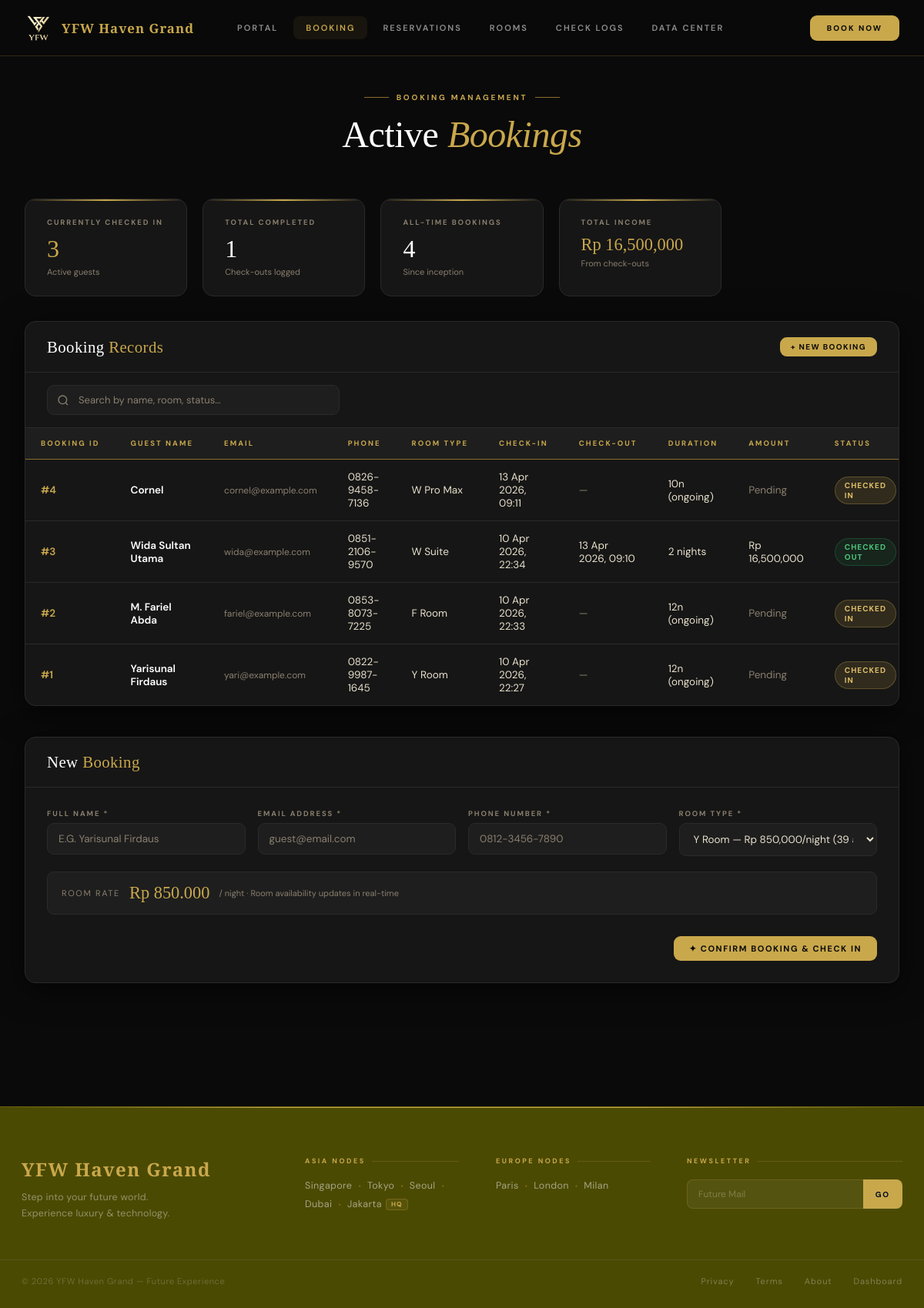
/index.php?page=booking, run on the app's committed database.
### tables this page shows
CREATE TABLE `bookings` (
  `booking_id`  INT(11)     NOT NULL AUTO_INCREMENT,
  `guest_id`    INT(11)     NOT NULL,
  `room_id`     INT(11)     NOT NULL,
  `check_in`    DATETIME    NOT NULL DEFAULT current_timestamp(),
  `check_out`   DATETIME    DEFAULT NULL,
  `status`      VARCHAR(50) NOT NULL DEFAULT 'Checked In',
  `created_at`  TIMESTAMP   NOT NULL DEFAULT current_timestamp(),
  PRIMARY KEY (`booking_id`),
  KEY `fk_booking_guest` (`guest_id`),
  KEY `fk_booking_room`  (`room_id`),
  CONSTRAINT `fk_booking_guest` FOREIGN KEY (`guest_id`) REFERENCES `guests` (`guest_id`),
  CONSTRAINT `fk_booking_room`  FOREIGN KEY (`room_id`)  REFERENCES `rooms`  (`room_id`)
);

CREATE TABLE `guests` (
  `guest_id`   INT(11)      NOT NULL AUTO_INCREMENT,
  `guest_name` VARCHAR(100) NOT NULL,
  `email`      VARCHAR(150) DEFAULT NULL,
  `phone`      VARCHAR(25)  NOT NULL,
  `created_at` TIMESTAMP    NOT NULL DEFAULT current_timestamp(),
  PRIMARY KEY (`guest_id`)
);

CREATE TABLE `rooms` (
  `room_id`         INT(11)       NOT NULL AUTO_INCREMENT,
  `room_type`       VARCHAR(50)   NOT NULL,
  `price`           INT(11)       NOT NULL,
  `total_rooms`     INT(11)       NOT NULL DEFAULT 5,
  `available_rooms` INT(11)       NOT NULL DEFAULT 5,
  PRIMARY KEY (`room_id`)
);

### pages/booking.php (the view, shortened to what this page needs)
<?php include "config/db.php"; ?>
<link rel="stylesheet" href="assets/css/dashboard.css">
<link rel="stylesheet" href="assets/css/navbar.css">
<div class="page-wrap">
  <div class="page-header">
    <div class="page-eyebrow">Booking Management</div>
    <h1 class="page-title">Active <em>Bookings</em></h1>
  </div>
  <?php
  $statsQ = $conn->query("
    SELECT
      COUNT(CASE WHEN status='Checked In'  THEN 1 END) AS active,
      COUNT(CASE WHEN status='Checked Out' THEN 1 END) AS completed,
      COUNT(*) AS total
    FROM bookings
  ");
  $stats = $statsQ->fetch_assoc();
  $incomeQ = $conn->query("SELECT IFNULL(SUM(amount),0) AS income FROM payments");
  $income  = $incomeQ->fetch_assoc()['income'];
  ?>
  <div class="stats-row">
    <div class="stat-card">
      <div class="stat-label">Currently Checked In</div>
      <div class="stat-value gold"><?= $stats['active'] ?></div>
      <div class="stat-sub">Active guests</div>
    </div>
    <div class="stat-card">
      <div class="stat-label">Total Completed</div>
      <div class="stat-value"><?= $stats['completed'] ?></div>
      <div class="stat-sub">Check-outs logged</div>
    </div>
    <div class="stat-card">
      <div class="stat-label">All-Time Bookings</div>
      <div class="stat-value"><?= $stats['total'] ?></div>
      <div class="stat-sub">Since inception</div>
    </div>
    <div class="stat-card">
      <div class="stat-label">Total Income</div>
      <div class="stat-value gold" style="font-size:1.4rem;">Rp <?= number_format($income) ?></div>
      <div class="stat-sub">From check-outs</div>
    </div>
  </div>
  <div class="luxury-card">
    <div class="card-header">
      <div class="card-title">Booking <span>Records</span></div>
      <a href="#addBookingForm" class="btn btn-gold btn-sm">+ New Booking</a>
    </div>
    <div class="search-wrap">
      <input type="text" class="search-input" id="bookingSearch" placeholder="Search by name, room, status…" oninput="filterTable('bookingSearch','bookingTable')">
    </div>
    <div style="overflow-x:auto;">
      <table class="lux-table" id="bookingTable">
        <thead>
          <tr>
            <th>Booking ID</th>
            <th>Guest Name</th>
            <th>Email</th>
            <th>Phone</th>
            <th>Room Type</th>
            <th>Check-In</th>
            <th>Check-Out</th>
            <th>Duration</th>
            <th>Amount</th>
            <th>Status</th>
          </tr>
        </thead>
        <tbody>
          <?php
          $result = $conn->query("
            SELECT
              b.booking_id,
              g.guest_name,
              g.email,
              g.phone,
              r.room_type,
              r.price,
              b.check_in,
              b.check_out,
              b.status,
              IFNULL(p.amount, 0) AS paid_amount,
              IFNULL(p.nights, 0) AS nights
            FROM bookings b
            JOIN guests  g ON b.guest_id = g.guest_id
            JOIN rooms   r ON b.room_id  = r.room_id
            LEFT JOIN payments p ON p.booking_id = b.booking_id
            ORDER BY b.booking_id DESC
          ");
          while ($row = $result->fetch_assoc()):
            $statusBadge = $row['status'] === 'Checked In' ? 'badge-in' : 'badge-out';
            $duration = '—';
            if ($row['check_in'] && $row['check_out']) {
                $ci = new DateTime($row['check_in']);
                $co = new DateTime($row['check_out']);
                $diff = $ci->diff($co);
                $duration = $diff->days . ' night' . ($diff->days != 1 ? 's' : '');
            } elseif ($row['check_in'] && $row['status'] === 'Checked In') {
                $ci = new DateTime($row['check_in']);
                $now = new DateTime();
                $diff = $ci->diff($now);
                $duration = $diff->days . 'n (ongoing)';
            }
          ?>
          <tr>
            <td style="color:var(--gold);font-weight:600;">#<?= $row['booking_id'] ?></td>
            <td style="font-weight:600;color:var(--white);"><?= htmlspecialchars($row['guest_name']) ?></td>
            <td style="color:var(--text-muted);font-size:12px;"><?= htmlspecialchars($row['email'] ?? '—') ?></td>
            <td><?= htmlspecialchars($row['phone']) ?></td>
            <td><?= htmlspecialchars($row['room_type']) ?></td>
            <td><?= date('d M Y, H:i', strtotime($row['check_in'])) ?></td>
            <td><?= $row['check_out'] ? date('d M Y, H:i', strtotime($row['check_out'])) : '<span style="color:var(--text-muted)">—</span>' ?></td>
            <td><?= $duration ?></td>
            <td><?= $row['paid_amount'] > 0 ? 'Rp ' . number_format($row['paid_amount']) : '<span style="color:var(--text-muted)">Pending</span>' ?></td>
            <td><span class="badge <?= $statusBadge ?>"><?= $row['status'] ?></span></td>
          </tr>
          <?php endwhile; ?>
        </tbody>
      </table>
    </div>
  </div>
  <div class="luxury-card section-gap" id="addBookingForm">
    <div class="card-header">
      <div class="card-title">New <span>Booking</span></div>
    </div>
    <form action="modules/booking/create.php" method="POST">
      <div class="lux-form">
        <div class="form-grid">
          <div class="form-group">
            <label class="form-label">Full Name *</label>
            <input type="text" name="guest_name" class="form-input" placeholder="e.g. Yarisunal Firdaus" required
                   style="text-transform:capitalize;" oninput="this.value=this.value.replace(/\b\w/g,c=>c.toUpperCase())">
          </div>
          <div class="form-group">
            <label class="form-label">Email Address *</label>
            <input type="email" name="email" class="form-input" placeholder="guest@email.com" required>
          </div>
          <div class="form-group">
            <label class="form-label">Phone Number *</label>
            <input type="text" name="phone" id="phoneInput" class="form-input" placeholder="0812-3456-7890" required maxlength="15">
          </div>
          <div class="form-group">
            <label class="form-label">Room Type *</label>
            <select name="room_id" class="form-select" id="roomSelect" required>
              <?php
              $rooms = $conn->query("
                SELECT
                  r.room_id, r.room_type, r.price, r.total_rooms,
                  (r.total_rooms - COUNT(b.booking_id)) AS live_available
                FROM rooms r
                LEFT JOIN bookings b ON b.room_id = r.room_id AND b.status = 'Checked In'
                GROUP BY r.room_id
                ORDER BY r.price ASC
              ");
              while ($rm = $rooms->fetch_assoc()):
                $avail    = (int)$rm['live_available'];
                $disabled = $avail <= 0 ? 'disabled' : '';
              ?>
              <option value="<?= $rm['room_id'] ?>" <?= $disabled ?>
                data-price="<?= $rm['price'] ?>">
                <?= $rm['room_type'] ?> — Rp <?= number_format($rm['price']) ?>/night
              </option>
              <?php endwhile; ?>
            </select>
          </div>
        </div>
        <div id="pricePreview" style="background:var(--black-el);border:1px solid var(--black-line);border-radius:9px;padding:14px 18px;margin-bottom:0;display:flex;align-items:center;gap:12px;">
          <span style="font-size:11px;letter-spacing:.15em;text-transform:uppercase;color:var(--text-muted);">Room Rate</span>
          <span id="priceDisplay" style="font-family:var(--serif);font-size:1.4rem;color:var(--gold);font-weight:400;">—</span>
          <span style="font-size:11px;color:var(--text-muted);">/ night · Room availability updates in real-time</span>
        </div>
      </div>
      <div class="form-actions">
        <button type="submit" class="btn btn-gold">✦ Confirm Booking & Check In</button>
      </div>
    </form>
  </div>
</div>

### data on the page
bookings: booking_id "4", guest.guest_name "Cornel", guest.email "cornel@example.com", guest.phone "0826-9458-7136", room.room_type "W Pro Max", check_in "13 Apr 2026, 09:11", check_in "10n (ongoing)", shows "Pending", status "CHECKED IN"
bookings: booking_id "3", guest.guest_name "Wida Sultan Utama", guest.email "wida@example.com", guest.phone "0851-2106-9570", room.room_type "W Suite", check_in "10 Apr 2026, 22:34", check_out "13 Apr 2026, 09:10", duration "2 nights", paid_amount "16,500,000", status "CHECKED OUT"
bookings: booking_id "2", guest.guest_name "M. Fariel Abda", guest.email "fariel@example.com", guest.phone "0853-8073-7225", room.room_type "F Room", check_in "10 Apr 2026, 22:33", check_in "12n (ongoing)", shows "Pending", status "CHECKED IN"
bookings: booking_id "1", guest.guest_name "Yarisunal Firdaus", guest.email "yari@example.com", guest.phone "0822-9987-1645", room.room_type "Y Room", check_in "10 Apr 2026, 22:27", check_in "12n (ongoing)", shows "Pending", status "CHECKED IN"

### other printed values
$stats['active'] "3"
$stats['completed'] "1"
$stats['total'] "4"
$income "16,500,000"
form field room_id "Y Room — Rp 850,000/night (39 avail)"
